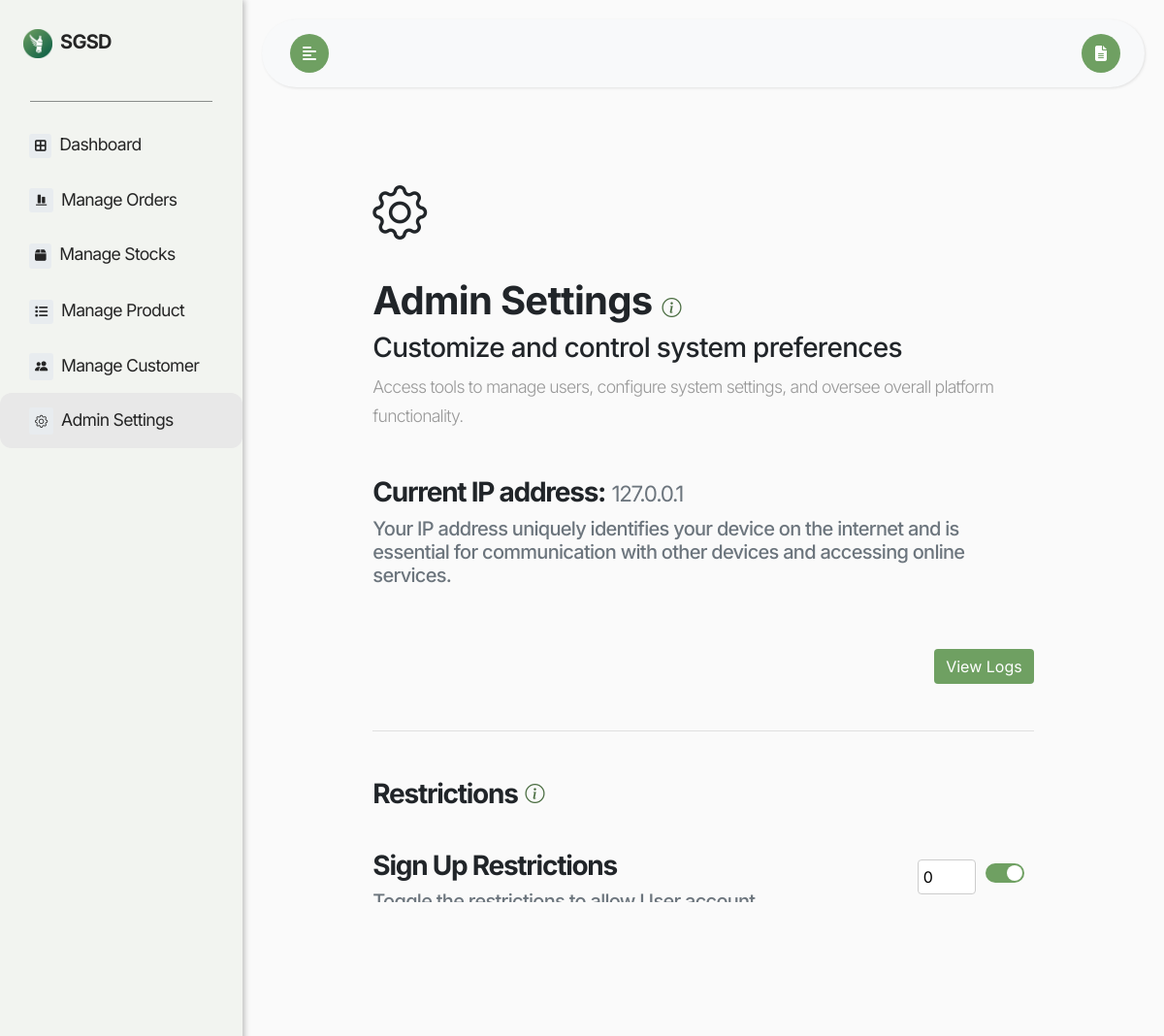
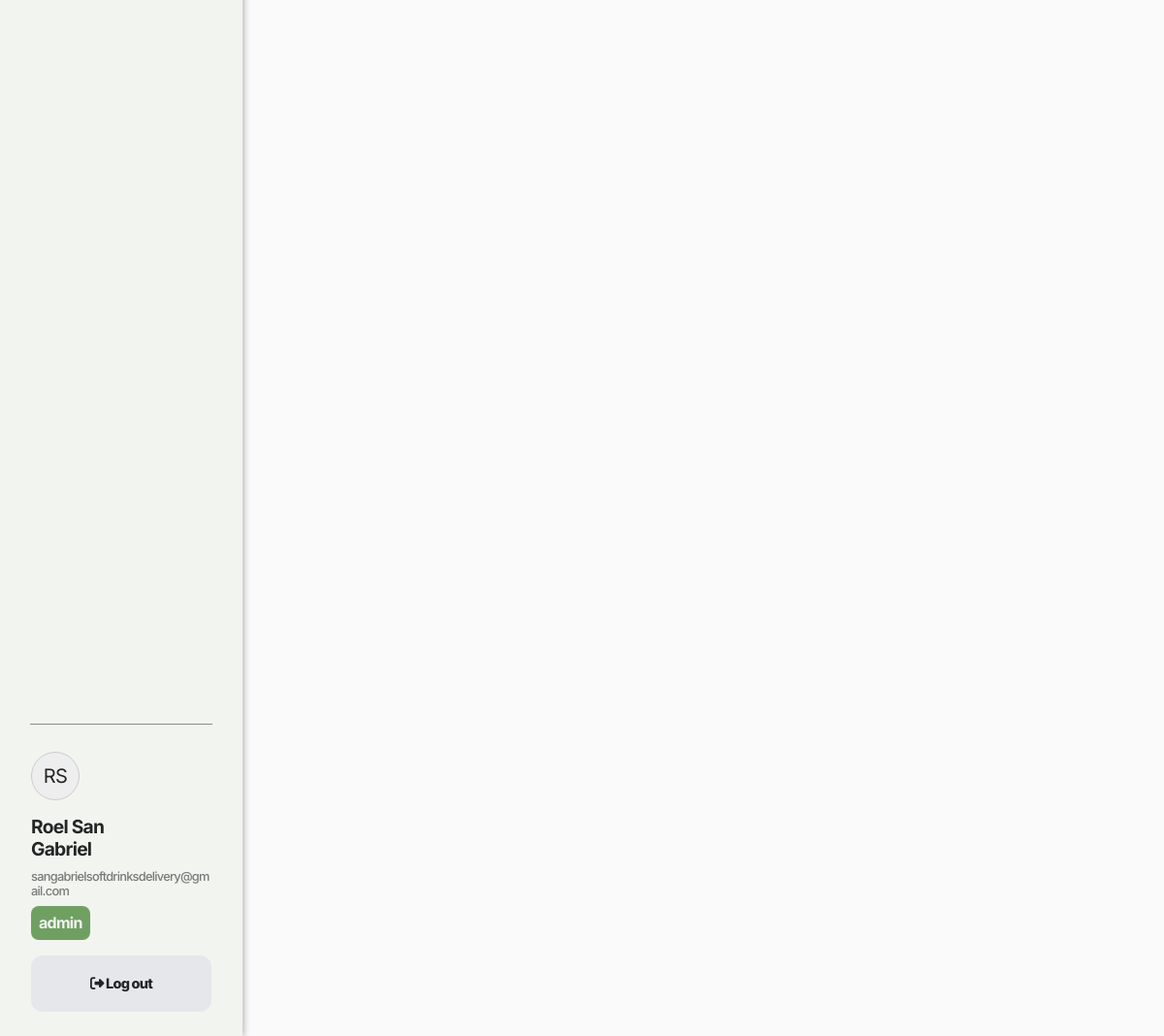
Screenshot of /AdminSettings/index.php (signed in) with the database file from the repository (2 pictures, top to bottom).
### tables this page shows
CREATE TABLE `Users` (
  `User_ID` int(11) NOT NULL,
  `Role` varchar(50) NOT NULL,
  `First_Name` varchar(255) NOT NULL,
  `Last_Name` varchar(255) NOT NULL,
  `Email` varchar(255) NOT NULL,
  `Password_hash` varchar(255) NOT NULL,
  `reset_token_hash` varchar(64) DEFAULT NULL,
  `reset_token_expires_at` datetime DEFAULT NULL,
  `account_activation_hash` varchar(64) DEFAULT NULL
);

### check_session.php (called while the page is built, shortened)
<?php
require_once('../dbconnect.php');
$user_email = $_SESSION['email'];
$sql = "SELECT User_ID, First_Name, Email, Role FROM Users WHERE Email = ?";
$stmt = $conn->prepare($sql);
$stmt->bind_param("s", $user_email);
$stmt->execute();
$result = $stmt->get_result();
$row = $result->fetch_assoc();
$user_role = $row['Role'];
?>

### AdminSettings/index.php (the view, shortened to what this page needs)
<?php
include('../check_session.php');
include '../dbconnect.php';
$user_email = $_SESSION['email'];
$query = "SELECT User_ID, First_Name, Last_Name FROM Users WHERE Email = ?";
$stmt = $conn->prepare($query);
$stmt->bind_param("s", $user_email);
$stmt->execute();
$stmt->bind_result($user_id, $first_name, $last_name);
$query = "SELECT * FROM Settings";
$stmt = $conn->prepare($query);
$stmt->execute();
$result = $stmt->get_result();
$settings = [];
while ($row = $result->fetch_assoc()) {
    $settings[$row['Setting_Key']] = $row['Value'];
}
?>
<!DOCTYPE html>
<html lang="en">
<head>
    <link rel="stylesheet" href="https://cdn.jsdelivr.net/npm/bootstrap@4.6.0/dist/css/bootstrap.min.css">
    <link rel="stylesheet" href="https://cdnjs.cloudflare.com/ajax/libs/font-awesome/5.15.3/css/all.min.css">
    <link href='https://unpkg.com/boxicons@2.1.4/css/boxicons.min.css' rel='stylesheet'>
    <link rel="stylesheet" href="https://cdn.jsdelivr.net/npm/bootstrap-icons@1.11.3/font/bootstrap-icons.min.css">
    <link rel="stylesheet" href="https://cdnjs.cloudflare.com/ajax/libs/font-awesome/6.2.0/css/all.min.css">
    <link rel="stylesheet" href="https://cdn.jsdelivr.net/npm/bootstrap-icons@1.3.0/font/bootstrap-icons.css">
    <link rel="stylesheet" href="../style/styles.css">
</head>
<body>
<div class="wrapper">
    <nav id="sidebar">
        <div class="sidebar-header mt-4 mb-4">
            <div class="d-flex justify-content-between align-items-center">
                <a class="navbar-brand m-0 p-1" href="#">
                    <img src="../logo.png" alt="SGSD Logo" width="30" height="30" class="mr-1"> SGSD
                </a>
            </div>
        </div>
        <hr class="line">
        <ul class="list-unstyled components p-0">
            <li>
                <a href="../Dashboard" class="sidebar-items-a">
                    <i class="fa-solid fa-border-all" style="font-size:13.28px; background-color: #e8ecef; padding: 6px; border-radius: 3px;"></i>
                    <span>&nbsp;Dashboard</span>
                </a>
            </li>
            <?php if ($user_role !== 'driver') :
            ?>
                <li>
                    <a href="../ManageOrders">
                        <i class="bx bxs-objects-vertical-bottom" style="font-size:13.28px; background-color: #e8ecef; padding: 6px; border-radius: 3px;"></i>
                        <span>&nbsp;Manage Orders</span>
                    </a>
                </li>
            <?php endif; ?>
            <?php if ($user_role === 'admin' || $user_role === 'staff') :
            ?>
                <li>
                    <a href="../ManageStocks">
                        <i class="fa-solid fa-box" style="font-size:13.28px; background-color: #e8ecef; padding: 6px; border-radius: 3px;"></i>
                        <span>&nbsp;Manage Stocks</span>
                    </a>
                </li>
                <li>
                    <a href="../ManageProducts">
                        <i class="fa-solid fa-list" style="font-size:13.28px; background-color: #e8ecef; padding: 6px; border-radius: 3px;"></i>
                        <span>&nbsp;Manage Product</span>
                    </a>
                </li>
            <?php endif; ?>
            <?php if ($user_role === 'admin') :
            ?>
                <li>
                    <a href="../ManageCustomers">
                        <i class="bi bi-people-fill" style="font-size:13.28px; background-color: #e8ecef; padding: 6px; border-radius: 3px;"></i>
                        <span>&nbsp;Manage Customer</span>
                    </a>
                </li>
                <li class="active">
                    <a href="../AdminSettings">
                        <i class="bi bi-gear" style="font-size:13.28px; background-color: #e8ecef; padding: 6px; border-radius: 3px;"></i>
                        <span>&nbsp;Admin Settings</span>
                    </a>
                </li>
            <?php endif; ?>
        </ul>
        <div class="sidebar-spacer"></div>
        <hr class="line">
        <ul class="list-unstyled CTAs pt-0 mb-0 sidebar-bottom">
            <li class="sidebar-username pb-2">
                <div class="align-items-center">
                    <div class="profile-initials rounded-circle d-flex align-items-center justify-content-center mb-3" style="width: 50px; height: 50px; border: 1px solid #ccc; background-color: #eee; font-size: 20px;">
                        <?php
                            echo strtoupper(substr($first_name, 0, 1) . substr($last_name, 0, 1));
                        ?>
                    </div>
                    <div>
                        <h1><?php echo htmlspecialchars($first_name . ' ' . $last_name); ?></h1>
                        <h2><?php echo htmlspecialchars($user_email); ?></h2>
                        <h5 style="font-size: 1em; background-color: #6fa062; color: #F2f2f2; font-weight: 700; padding: 8px; border-radius: 8px; width: fit-content;"><?php echo htmlspecialchars($user_role); ?></h5>
                    </div>
                </div>
            </li>
            <li>
<a href="#" class="logout" onclick="document.getElementById('logoutForm').submit();">
    <i class="fa-solid fa-sign-out-alt"></i>
    <span>Log out</span>
</a>
            </li>
        </ul>
    </nav>
    <div id="content">
    <nav class="navbar navbar-expand-lg navbar-light bg-light" id="mainNavbar">
            <div class="container-fluid">
                <button type="button" id="sidebarCollapse" class="btn btn-info ml-1" data-toggle="tooltip" data-placement="bottom" title="Toggle Sidebar">
                    <i class="fas fa-align-left"></i>
                </button>
                <button class="btn btn-dark d-inline-block ml-auto" type="button" id="manualButton" data-toggle="tooltip" data-placement="bottom" title="View Manual">
                    <i class="fas fa-file-alt"></i>
                </button>
            </div>
        </nav>
    <div class="container-fluid px-md-4" style="max-height: 800px; overflow-y: auto;">
        <div class="row justify-content-center">
            <div class="col-12 col-xl-10">
                <section class="admin">
                    <div class="admin-main">
                        <div class="admin-title p-3 pt-5">
                        <div class="pb-4">
                        <i class="bi bi-gear" style="font-size:56px;"></i>
                        </div>
                        <div class="d-flex align-items-center">
                            <h1><b>Admin Settings</b>
                            <i class="bi bi-info-circle mb-5" style="font-size: 20px; color:rgb(74, 109, 65); font-weight: bold;" data-toggle="tooltip" data-placement="top" title="Manage key settings to control user access, sign-up restrictions, and IP cooldowns for enhanced security and customization."></i>
                            </h1>
                        </div>
                            <h3>Customize and control system preferences</h3>
                            <p>Access tools to manage users, configure system settings, and oversee overall platform functionality.</p>
                        </div>
                        <div class="admin-ip">
                            <div class="p-3">
                                <div class="admin-ip-title d-flex flex-column mb-3">
                                    <h3 style="letter-spacing: -0.045em;">
                                        <b>Current IP address:</b>
                                        <small class="text-muted"><?php echo $_SERVER['REMOTE_ADDR']; ?></small>
                                    </h3>
                                    <h5 class="text-muted mb-3" style="width: 90%;">
                                        Your IP address uniquely identifies your device on the internet and is essential for communication with other devices and accessing online services.
                                    </h5>
                                </div>
                            </div>
                        </div>
                        <div class="d-flex justify-content-end p-3">
                            <button class="btn custom-btn" onclick="window.location.href='../Logs'">View Logs</button>
                        </div>
                    </div>
                    <div style="padding: 16px;">
                        <hr>
                    </div>
                    <div class="admin-restrictions">
                    <div class="d-flex justify-content-between align-items-start p-3">
                        <div class="d-flex align-items-center">
                            <h3 style="letter-spacing: -0.045em;">
                                <b>Restrictions</b>
                            </h3>
                            <i class="bi bi-info-circle pl-2 pb-2" style="font-size: 20px; color:rgb(74, 109, 65); font-weight: bold;" data-toggle="tooltip" data-placement="top" title="Manage key settings to control user access, sign-up restrictions, and IP cooldowns for enhanced security and customization."></i>
                        </div>
                    </div>
                        <form action="" method="POST">
                            <div class="d-flex justify-content-between align-items-start p-3">
                                <div class="admin-restrictions-title d-flex flex-column mb-3">
                                    <h3 style="letter-spacing: -0.045em;">
                                        <b>Sign Up Restrictions</b>
                                    </h3>
                                    <h5 class="text-muted mb-3" style="width: 90%;">
                                        Toggle the restrictions to allow User account creation.
                                    </h5>
                                </div>
                                <div style="display: flex; align-items: center; justify-content: space-between; padding: 10px; border-radius: 5px;">
                                    <input type="number" id="signup_amount" name="signup_amount" placeholder="Set" value="<?php echo htmlspecialchars($settings['MaxSignUps'] ?? ''); ?>" style="width: 60px; padding: 5px; border: 1px solid #ccc; border-radius: 4px; box-sizing: border-box; margin-right: 10px;">
                                    <label class="switch" style="position: relative; display: inline-block; width: 40px; height: 20px;">
                                        <span class="slider round" style="position: absolute; cursor: pointer; top: 0; left: 0; right: 0; bottom: 0; background-color: #ccc; -webkit-transition: .4s; transition: .4s; border-radius: 34px;"></span>
                                    </label>
                                </div>
                            </div>
                        </form>
                    </div>
                </section>
            </div>
        </div>
    </div>
    </div>
    </div>

### style/styles.css (style rules this page uses)
a.logout { display: flex; justify-content: center; align-items: center; text-align: center; width: 186px; font-weight: 800; border-radius: 12px !important; padding: 18px !important; background: #e5e7eb; color: #242424; margin: 0 auto; }
#sidebar { display: flex; flex-direction: column; min-height: 100vh; overflow-y: auto; overflow-x: hidden; }
.sidebar-spacer { flex-grow: 1; }
.sidebar-bottom { margin-top: auto; }

### AdminSettings/index.php (style rules this page uses)
body { font-family: 'Inter', sans-serif !important; background: #fafafa; letter-spacing: -0.045em; }
p { font-family: 'Inter', sans-serif !important; font-size: 1.1em; font-weight: 300; line-height: 1.7em; color: #999; letter-spacing: -0.045em; }
a, a:hover, a:focus { color: inherit; text-decoration: none; transition: all 0.3s; }
.navbar { padding: 15px 10px; background: #fff; border: none; border-radius: 0; margin-bottom: 40px; box-shadow: 1px 1px 3px rgba(0, 0, 0, 0.1); }
.wrapper { display: flex; width: 100%; align-items: stretch; }
#sidebar { min-width: 250px; max-width: 250px; background: #f2f4f0; color: #252525; transition: all 0.3s; box-shadow: 2px 0 6px rgba(0, 0, 0, 0.25); }
#sidebar { display: flex; flex-direction: column; min-height: 100vh; }
.sidebar-spacer { flex-grow: 1; }
.sidebar-bottom { margin-top: auto; }
#sidebar .sidebar-header { padding: 0px 20px; background: #f2f4f0; }
#sidebar ul.components { padding: 20px 0; }
#sidebar ul li a { padding: 15px 30px; font-size: 1.1em; display: block; transition: transform 0.3s; }
#sidebar ul li.active>a, a[aria-expanded="true"] { background: #e8e8e8; border-radius: 12px; }
ul.CTAs { padding: 20px; }
ul.CTAs a { text-align: center; font-size: 0.9em !important; display: block; border-radius: 5px; margin-bottom: 5px; }
#manualButton, #sidebarCollapse { background: #6fa062; border: none; cursor: pointer; border-radius: 24px; width: 40px; height: 40px; transition: transform 0.3s; }
#sidebarNavbar, #mainNavbar { border-radius: 36px; box-shadow: 1px 1px 3px rgba(0, 0, 0, 0.1); }
hr.line { border-top: 1px solid #8a8d8b; width: 75%; }
.sidebar-header { font-weight: 700; letter-spacing: -0.045em; }
.sidebar-username { padding: 12px; letter-spacing: -0.045em !important; white-space: normal; word-wrap: break-word; overflow-wrap: break-word; }
.sidebar-username h1 { width: 75%; font-size: 1.2em !important; font-weight: 700; }
.sidebar-username h2 { font-size: 0.8em; color: #797979; }
#content { width: 100%; padding: 20px; min-height: 100vh; transition: all 0.3s; }
.custom-btn { background-color: #6fa062 !important; color: #fff !important; border: none !important; transition: transform 0.3s !important; }
.switch { position: relative; display: inline-block; width: 40px; height: 20px; }
.slider { position: absolute; cursor: pointer; top: 0; left: 0; right: 0; bottom: 0; background-color: #ccc !important; -webkit-transition: .4s; transition: .4s; border-radius: 34px; }
.slider:before { position: absolute; content: ""; height: 16px; width: 16px; left: 2px; bottom: 2px; background-color: white; -webkit-transition: .4s; transition: .4s; border-radius: 50%; }
input:checked + .slider { background-color: #6fa062 !important; }
input:checked + .slider:before { -webkit-transform: translateX(20px); -ms-transform: translateX(20px); transform: translateX(20px); }
label.switch input[type="checkbox"]:checked + .slider { background-color: #6fa062 !important; }

### rows the page displays
users: First_Name+Last_Name "RS", First_Name+Last_Name "Roel San Gabriel", Role "admin"

### other values shown
$user_email "sangabrielsoftdrinksdelivery@gmail.com"
$_SERVER['REMOTE_ADDR'] "127.0.0.1"
